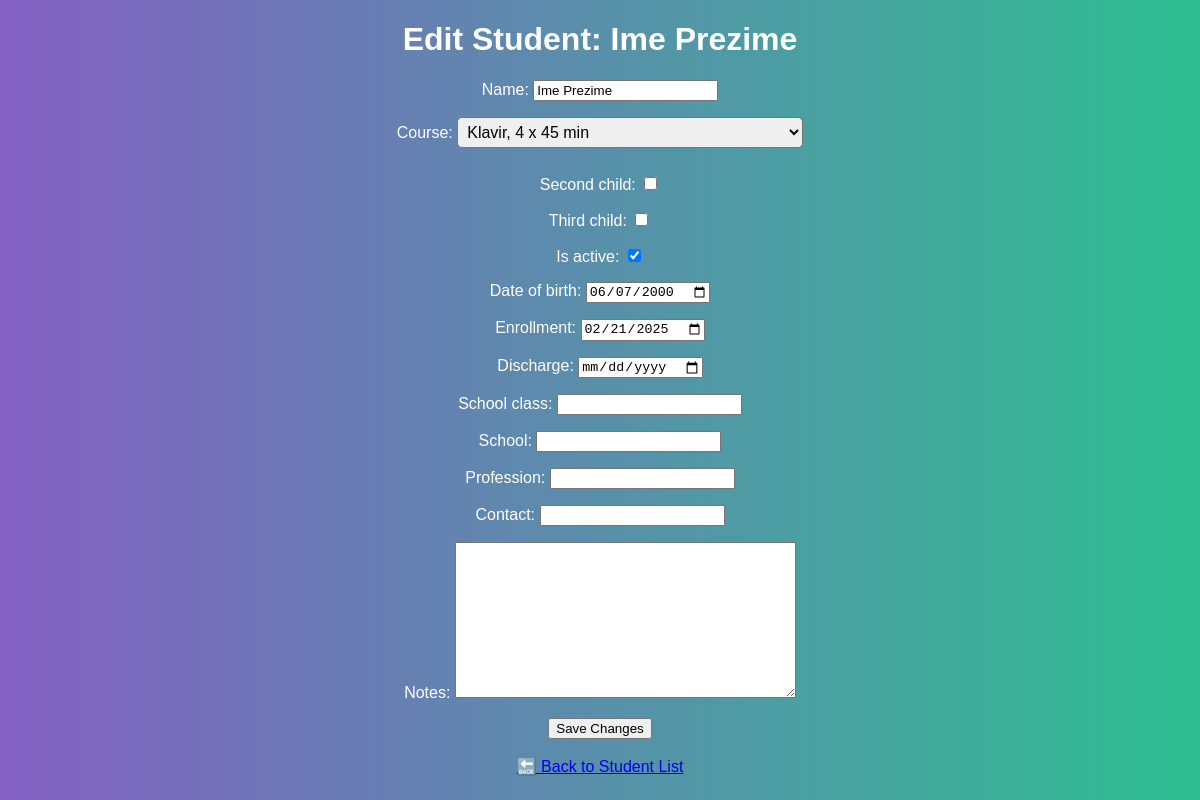
The page /doremiredo/students/edit/2/ on the database its author committed.
### doremiredo/models.py (models this page shows, shortened)
class Student(models.Model):
    name = models.CharField(max_length=100, unique=True)
    second_child = models.BooleanField(default=False)
    third_child = models.BooleanField(default=False)
    is_active = models.BooleanField(default=True)
    course = models.ForeignKey(Course, on_delete=models.SET_NULL, null=True, blank=True)
    date_of_birth = models.DateField(null=True, blank=True)  # Optional
    enrollment = models.DateField(default=date.today, null=True, blank=True)  # Optional
    discharge = models.DateField(null=True, blank=True)  # Optional
    school_class = models.PositiveIntegerField(null=True, blank=True)  # Optional
    school = models.CharField(max_length=255, blank=True, null=True)  # Optional
    profession = models.CharField(max_length=255, blank=True, null=True)  # Optional
    contact = models.CharField(max_length=100, null=True, blank=True)
    notes = models.TextField(null=True, blank=True)

class Course(models.Model):
    MONTHLY = 'monthly'
    SINGLE = 'single'
    FREQUENCY_CHOICES = [
        (MONTHLY, 'Monthly'),
        (SINGLE, 'Single'),
    ]
    name = models.CharField(max_length=100)
    price = models.DecimalField(max_digits=4, decimal_places=0)
    description = models.TextField(blank=True)
    frequency = models.CharField(
        max_length=10,
        choices=FREQUENCY_CHOICES,
        default=MONTHLY
    )
    def __str__(self):
        return self.name

### doremiredo/views.py (the view)
# urls.py: path('students/edit/<int:student_id>/', views.edit_student, name='edit_student'),
def edit_student(request, student_id):
    student = get_object_or_404(Student, id=student_id)
    if request.method == 'POST':
        form = StudentForm(request.POST, instance=student)
        if form.is_valid():
            form.save()
            return redirect('list_student')
    else:
        form = StudentForm(instance=student)
    return render(request, 'edit_student.html', {'form': form, 'student': student})

### doremiredo/forms.py
class StudentForm(forms.ModelForm):
    class Meta:
        model = Student
        fields = ['name', 'course', 'second_child', 'third_child', 'is_active',
                  'date_of_birth', 'enrollment', 'discharge', 'school_class', 'school',
                  'profession', 'contact', 'notes']
        widgets = {
            'enrollment': forms.DateInput(attrs={'type': 'date'}),
            'discharge': forms.DateInput(attrs={'type': 'date'}),
            'date_of_birth': forms.DateInput(attrs={'type': 'date'}),
        }

### doremiredo/templates/edit_student.html (shortened to what this page needs)
{% load static %}
<!DOCTYPE html>
<html lang="en">
<head>
    <link rel="stylesheet" href="{% static 'doremiredo/styles.css' %}">
</head>
<body>
    <h1>Edit Student: {{ student.name }}</h1>
    <form method="post">
        {{ form.as_p }}
        <button type="submit">Save Changes</button>
    </form>
    <br>
    <a href="{% url 'list_student' %}">🔙 Back to Student List</a>
</body>
</html>

### doremiredo/static/doremiredo/styles.css (style rules this page uses)
body { font-family: 'Arial', sans-serif; background: linear-gradient(to right, #8360c3, #2ebf91); color: #fff; text-align: center; margin: 0; padding: 0; }
select { margin-bottom: 10px; padding: 5px; font-size: 16px; border-radius: 5px; }

### rows shown on the page
Student: name "Ime Prezime", course "Klavir, 4 x 45 min", is_active "☑", date_of_birth "06/07/2000", enrollment "02/21/2025"
